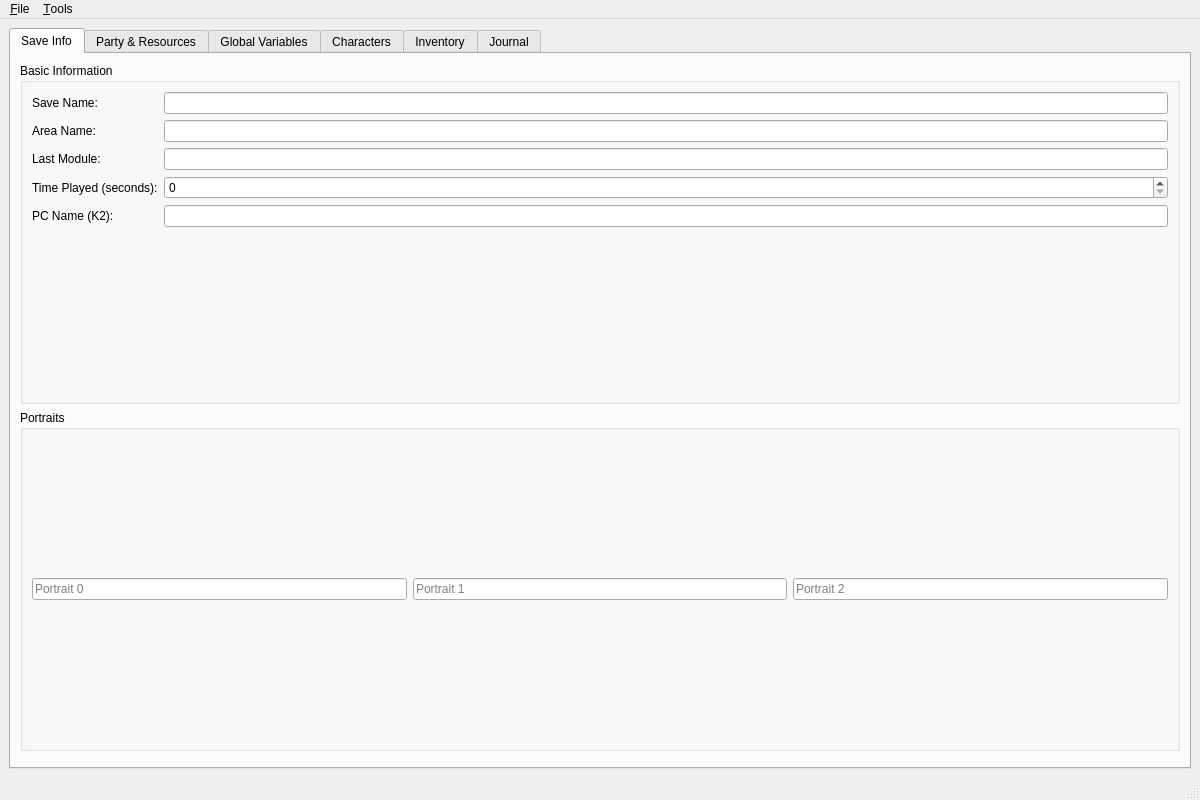
<?xml version="1.0" encoding="UTF-8"?>
<ui version="4.0">
 <class>MainWindow</class>
 <widget class="QMainWindow" name="MainWindow">
  <property name="geometry">
   <rect>
    <x>0</x>
    <y>0</y>
    <width>1200</width>
    <height>800</height>
   </rect>
  </property>
  <property name="windowTitle">
   <string>Save Game Editor</string>
  </property>
  <widget class="QWidget" name="centralwidget">
   <layout class="QHBoxLayout" name="horizontalLayoutMain">
    <item>
     <widget class="QTabWidget" name="tabWidget">
      <property name="currentIndex">
       <number>0</number>
      </property>
      
      <!-- Save Info Tab -->
      <widget class="QWidget" name="tabSaveInfo">
       <attribute name="title">
        <string>Save Info</string>
       </attribute>
       <layout class="QVBoxLayout" name="verticalLayoutSaveInfo">
        <item>
         <widget class="QGroupBox" name="groupBasicInfo">
          <property name="title">
           <string>Basic Information</string>
          </property>
          <layout class="QFormLayout" name="formLayoutBasicInfo">
           <item row="0" column="0">
            <widget class="QLabel" name="labelSaveName">
             <property name="text">
              <string>Save Name:</string>
             </property>
            </widget>
           </item>
           <item row="0" column="1">
            <widget class="QLineEdit" name="lineEditSaveName"/>
           </item>
           <item row="1" column="0">
            <widget class="QLabel" name="labelAreaName">
             <property name="text">
              <string>Area Name:</string>
             </property>
            </widget>
           </item>
           <item row="1" column="1">
            <widget class="QLineEdit" name="lineEditAreaName"/>
           </item>
           <item row="2" column="0">
            <widget class="QLabel" name="labelLastModule">
             <property name="text">
              <string>Last Module:</string>
             </property>
            </widget>
           </item>
           <item row="2" column="1">
            <widget class="QLineEdit" name="lineEditLastModule"/>
           </item>
           <item row="3" column="0">
            <widget class="QLabel" name="labelTimePlayed">
             <property name="text">
              <string>Time Played (seconds):</string>
             </property>
            </widget>
           </item>
           <item row="3" column="1">
            <widget class="QSpinBox" name="spinBoxTimePlayed">
             <property name="maximum">
              <number>2147483647</number>
             </property>
            </widget>
           </item>
           <item row="4" column="0">
            <widget class="QLabel" name="labelPCName">
             <property name="text">
              <string>PC Name (K2):</string>
             </property>
            </widget>
           </item>
           <item row="4" column="1">
            <widget class="QLineEdit" name="lineEditPCName"/>
           </item>
          </layout>
         </widget>
        </item>
        <item>
         <widget class="QGroupBox" name="groupPortraits">
          <property name="title">
           <string>Portraits</string>
          </property>
          <layout class="QHBoxLayout" name="horizontalLayoutPortraits">
           <item>
            <widget class="QLineEdit" name="lineEditPortrait0">
             <property name="placeholderText">
              <string>Portrait 0</string>
             </property>
            </widget>
           </item>
           <item>
            <widget class="QLineEdit" name="lineEditPortrait1">
             <property name="placeholderText">
              <string>Portrait 1</string>
             </property>
            </widget>
           </item>
           <item>
            <widget class="QLineEdit" name="lineEditPortrait2">
             <property name="placeholderText">
              <string>Portrait 2</string>
             </property>
            </widget>
           </item>
          </layout>
         </widget>
        </item>
        <item>
         <spacer name="verticalSpacerSaveInfo">
          <property name="orientation">
           <enum>Qt::Vertical</enum>
          </property>
         </spacer>
        </item>
       </layout>
      </widget>
      
      <!-- Party Table Tab -->
      <widget class="QWidget" name="tabPartyTable">
       <attribute name="title">
        <string>Party &amp;&amp; Resources</string>
       </attribute>
       <layout class="QVBoxLayout" name="verticalLayoutPartyTable">
        <item>
         <widget class="QGroupBox" name="groupResources">
          <property name="title">
           <string>Resources</string>
          </property>
          <layout class="QFormLayout" name="formLayoutResources">
           <item row="0" column="0">
            <widget class="QLabel" name="labelGold">
             <property name="text">
              <string>Credits/Gold:</string>
             </property>
            </widget>
           </item>
           <item row="0" column="1">
            <widget class="QSpinBox" name="spinBoxGold">
             <property name="maximum">
              <number>2147483647</number>
             </property>
            </widget>
           </item>
           <item row="1" column="0">
            <widget class="QLabel" name="labelXPPool">
             <property name="text">
              <string>XP Pool:</string>
             </property>
            </widget>
           </item>
           <item row="1" column="1">
            <widget class="QSpinBox" name="spinBoxXPPool">
             <property name="maximum">
              <number>2147483647</number>
             </property>
            </widget>
           </item>
           <item row="2" column="0">
            <widget class="QLabel" name="labelComponents">
             <property name="text">
              <string>Components (K2):</string>
             </property>
            </widget>
           </item>
           <item row="2" column="1">
            <widget class="QSpinBox" name="spinBoxComponents">
             <property name="maximum">
              <number>2147483647</number>
             </property>
            </widget>
           </item>
           <item row="3" column="0">
            <widget class="QLabel" name="labelChemicals">
             <property name="text">
              <string>Chemicals (K2):</string>
             </property>
            </widget>
           </item>
           <item row="3" column="1">
            <widget class="QSpinBox" name="spinBoxChemicals">
             <property name="maximum">
              <number>2147483647</number>
             </property>
            </widget>
           </item>
          </layout>
         </widget>
        </item>
        <item>
         <widget class="QGroupBox" name="groupPartyMembers">
          <property name="title">
           <string>Party Members</string>
          </property>
          <layout class="QVBoxLayout" name="verticalLayoutPartyMembers">
           <item>
            <widget class="QListWidget" name="listWidgetPartyMembers"/>
           </item>
          </layout>
         </widget>
        </item>
       </layout>
      </widget>
      
      <!-- Global Variables Tab -->
      <widget class="QWidget" name="tabGlobalVars">
       <attribute name="title">
        <string>Global Variables</string>
       </attribute>
       <layout class="QVBoxLayout" name="verticalLayoutGlobalVars">
        <item>
         <widget class="QTabWidget" name="tabWidgetGlobalVarsType">
          <widget class="QWidget" name="tabBooleans">
           <attribute name="title">
            <string>Booleans</string>
           </attribute>
           <layout class="QVBoxLayout" name="verticalLayoutBooleans">
            <item>
             <widget class="QTableWidget" name="tableWidgetBooleans">
              <property name="columnCount">
               <number>2</number>
              </property>
              <column>
               <property name="text">
                <string>Name</string>
               </property>
              </column>
              <column>
               <property name="text">
                <string>Value</string>
               </property>
              </column>
             </widget>
            </item>
           </layout>
          </widget>
          <widget class="QWidget" name="tabNumbers">
           <attribute name="title">
            <string>Numbers</string>
           </attribute>
           <layout class="QVBoxLayout" name="verticalLayoutNumbers">
            <item>
             <widget class="QTableWidget" name="tableWidgetNumbers">
              <property name="columnCount">
               <number>2</number>
              </property>
              <column>
               <property name="text">
                <string>Name</string>
               </property>
              </column>
              <column>
               <property name="text">
                <string>Value</string>
               </property>
              </column>
             </widget>
            </item>
           </layout>
          </widget>
          <widget class="QWidget" name="tabStrings">
           <attribute name="title">
            <string>Strings</string>
           </attribute>
           <layout class="QVBoxLayout" name="verticalLayoutStrings">
            <item>
             <widget class="QTableWidget" name="tableWidgetStrings">
              <property name="columnCount">
               <number>2</number>
              </property>
              <column>
               <property name="text">
                <string>Name</string>
               </property>
              </column>
              <column>
               <property name="text">
                <string>Value</string>
               </property>
              </column>
             </widget>
            </item>
           </layout>
          </widget>
          <widget class="QWidget" name="tabLocations">
           <attribute name="title">
            <string>Locations</string>
           </attribute>
           <layout class="QVBoxLayout" name="verticalLayoutLocations">
            <item>
             <widget class="QTableWidget" name="tableWidgetLocations">
              <property name="columnCount">
               <number>5</number>
              </property>
              <column>
               <property name="text">
                <string>Name</string>
               </property>
              </column>
              <column>
               <property name="text">
                <string>X</string>
               </property>
              </column>
              <column>
               <property name="text">
                <string>Y</string>
               </property>
              </column>
              <column>
               <property name="text">
                <string>Z</string>
               </property>
              </column>
              <column>
               <property name="text">
                <string>Ori</string>
               </property>
              </column>
             </widget>
            </item>
           </layout>
          </widget>
         </widget>
        </item>
       </layout>
      </widget>
      
      <!-- Characters Tab -->
      <widget class="QWidget" name="tabCharacters">
       <attribute name="title">
        <string>Characters</string>
       </attribute>
       <layout class="QHBoxLayout" name="horizontalLayoutCharacters">
        <item>
         <widget class="QListWidget" name="listWidgetCharacters">
          <property name="maximumWidth">
           <number>200</number>
          </property>
         </widget>
        </item>
        <item>
         <widget class="QTabWidget" name="tabWidgetCharacterDetails">
          <widget class="QWidget" name="tabCharStats">
           <attribute name="title">
            <string>Stats</string>
           </attribute>
           <layout class="QFormLayout" name="formLayoutCharStats">
            <item row="0" column="0">
             <widget class="QLabel" name="labelCharName">
              <property name="text">
               <string>Name:</string>
              </property>
             </widget>
            </item>
            <item row="0" column="1">
             <widget class="QLineEdit" name="lineEditCharName"/>
            </item>
            <item row="1" column="0">
             <widget class="QLabel" name="labelCharHP">
              <property name="text">
               <string>HP / Max HP:</string>
              </property>
             </widget>
            </item>
            <item row="1" column="1">
             <layout class="QHBoxLayout" name="horizontalLayoutHP">
              <item>
               <widget class="QSpinBox" name="spinBoxCharHP">
                <property name="maximum">
                 <number>32767</number>
                </property>
               </widget>
              </item>
              <item>
               <widget class="QLabel" name="labelHPSeparator">
                <property name="text">
                 <string>/</string>
                </property>
               </widget>
              </item>
              <item>
               <widget class="QSpinBox" name="spinBoxCharMaxHP">
                <property name="maximum">
                 <number>32767</number>
                </property>
               </widget>
              </item>
             </layout>
            </item>
            <item row="2" column="0">
             <widget class="QLabel" name="labelCharFP">
              <property name="text">
               <string>FP / Max FP:</string>
              </property>
             </widget>
            </item>
            <item row="2" column="1">
             <layout class="QHBoxLayout" name="horizontalLayoutFP">
              <item>
               <widget class="QSpinBox" name="spinBoxCharFP">
                <property name="maximum">
                 <number>32767</number>
                </property>
               </widget>
              </item>
              <item>
               <widget class="QLabel" name="labelFPSeparator">
                <property name="text">
                 <string>/</string>
                </property>
               </widget>
              </item>
              <item>
               <widget class="QSpinBox" name="spinBoxCharMaxFP">
                <property name="maximum">
                 <number>32767</number>
                </property>
               </widget>
              </item>
             </layout>
            </item>
            <item row="3" column="0">
             <widget class="QLabel" name="labelCharXP">
              <property name="text">
               <string>Experience:</string>
              </property>
             </widget>
            </item>
            <item row="3" column="1">
             <widget class="QSpinBox" name="spinBoxCharXP">
              <property name="maximum">
               <number>2147483647</number>
              </property>
             </widget>
            </item>
           </layout>
          </widget>
          <widget class="QWidget" name="tabCharEquipment">
           <attribute name="title">
            <string>Equipment</string>
           </attribute>
           <layout class="QVBoxLayout" name="verticalLayoutCharEquipment">
            <item>
             <widget class="QListWidget" name="listWidgetEquipment"/>
            </item>
           </layout>
          </widget>
          <widget class="QWidget" name="tabCharSkills">
           <attribute name="title">
            <string>Skills</string>
           </attribute>
           <layout class="QVBoxLayout" name="verticalLayoutCharSkills">
            <item>
             <widget class="QTableWidget" name="tableWidgetSkills">
              <property name="columnCount">
               <number>2</number>
              </property>
              <column>
               <property name="text">
                <string>Skill</string>
               </property>
              </column>
              <column>
               <property name="text">
                <string>Rank</string>
               </property>
              </column>
             </widget>
            </item>
           </layout>
          </widget>
         </widget>
        </item>
       </layout>
      </widget>
      
      <!-- Inventory Tab -->
      <widget class="QWidget" name="tabInventory">
       <attribute name="title">
        <string>Inventory</string>
       </attribute>
       <layout class="QVBoxLayout" name="verticalLayoutInventory">
        <item>
         <widget class="QTableWidget" name="tableWidgetInventory">
          <property name="columnCount">
           <number>3</number>
          </property>
          <column>
           <property name="text">
            <string>Item</string>
           </property>
          </column>
          <column>
           <property name="text">
            <string>Count</string>
           </property>
          </column>
          <column>
           <property name="text">
            <string>ResRef</string>
           </property>
          </column>
         </widget>
        </item>
       </layout>
      </widget>
      
      <!-- Journal Tab -->
      <widget class="QWidget" name="tabJournal">
       <attribute name="title">
        <string>Journal</string>
       </attribute>
       <layout class="QVBoxLayout" name="verticalLayoutJournal">
        <item>
         <widget class="QTableWidget" name="tableWidgetJournal">
          <property name="columnCount">
           <number>4</number>
          </property>
          <column>
           <property name="text">
            <string>Plot ID</string>
           </property>
          </column>
          <column>
           <property name="text">
            <string>State</string>
           </property>
          </column>
          <column>
           <property name="text">
            <string>Date</string>
           </property>
          </column>
          <column>
           <property name="text">
            <string>Time</string>
           </property>
          </column>
         </widget>
        </item>
       </layout>
      </widget>
      
     </widget>
    </item>
   </layout>
  </widget>
  
  <widget class="QMenuBar" name="menuBar">
   <property name="geometry">
    <rect>
     <x>0</x>
     <y>0</y>
     <width>1200</width>
     <height>21</height>
    </rect>
   </property>
   <widget class="QMenu" name="menuFile">
    <property name="title">
     <string>&amp;File</string>
    </property>
    <addaction name="actionNew"/>
    <addaction name="actionOpen"/>
    <addaction name="actionSave"/>
    <addaction name="actionSaveAs"/>
    <addaction name="separator"/>
    <addaction name="actionRevert"/>
    <addaction name="separator"/>
    <addaction name="actionExit"/>
   </widget>
   <widget class="QMenu" name="menuTools">
    <property name="title">
     <string>&amp;Tools</string>
    </property>
    <addaction name="actionFlushEventQueue"/>
    <addaction name="actionRebuildCachedModules"/>
   </widget>
   <addaction name="menuFile"/>
   <addaction name="menuTools"/>
  </widget>
  
  <widget class="QStatusBar" name="statusBar"/>
  
  <action name="actionNew">
   <property name="text">
    <string>&amp;New</string>
   </property>
  </action>
  <action name="actionOpen">
   <property name="text">
    <string>&amp;Open...</string>
   </property>
  </action>
  <action name="actionSave">
   <property name="text">
    <string>&amp;Save</string>
   </property>
  </action>
  <action name="actionSaveAs">
   <property name="text">
    <string>Save &amp;As...</string>
   </property>
  </action>
  <action name="actionRevert">
   <property name="text">
    <string>&amp;Revert</string>
   </property>
  </action>
  <action name="actionExit">
   <property name="text">
    <string>E&amp;xit</string>
   </property>
  </action>
  <action name="actionFlushEventQueue">
   <property name="text">
    <string>Flush EventQueue (Fix Corruption)</string>
   </property>
  </action>
  <action name="actionRebuildCachedModules">
   <property name="text">
    <string>Rebuild Cached Modules</string>
   </property>
  </action>
  
 </widget>
 <resources/>
 <connections/>
</ui>
